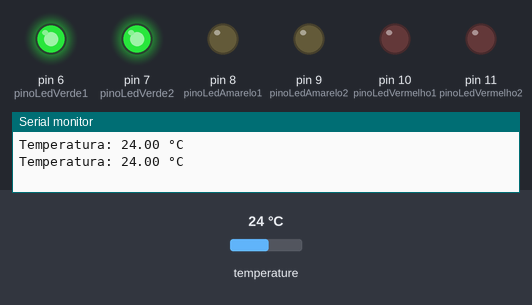
The sketch below on a simulated Arduino Uno, built with avr-gcc and run on an emulated ATmega328P. Parts: output pins drawn as LEDs (lit = HIGH), the last lines printed to the serial monitor. Inputs (shaded band) come from the test bench; at power-on: temperature 24 °C.

Above: at 5.3 s.
5.4 s: temperature set to 26 °C
At 9.2 s:
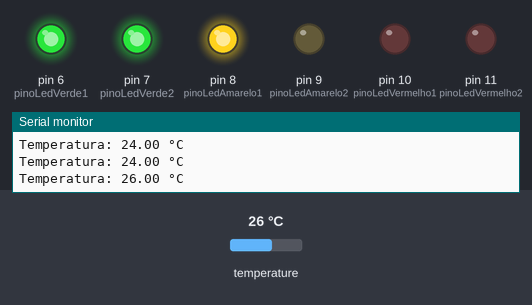
9.6 s: temperature set to 29 °C
At 11.8 s:
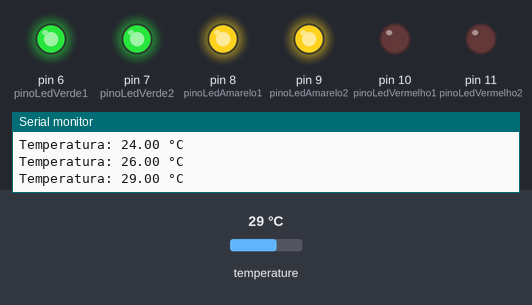
13.7 s: temperature set to 19 °C
At 17.8 s:
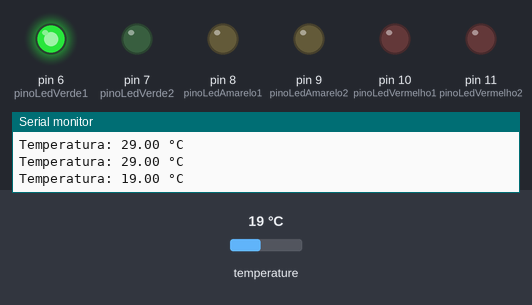
18.9 s: temperature set to 22 °C
At 20.9 s:
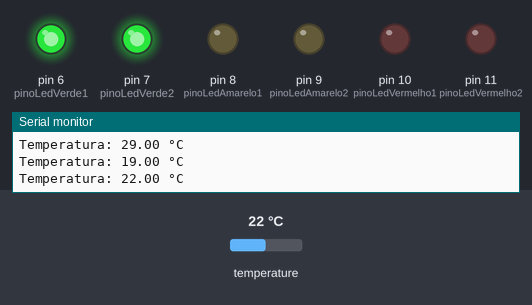
23.0 s: temperature set to 41 °C
At 27.8 s:
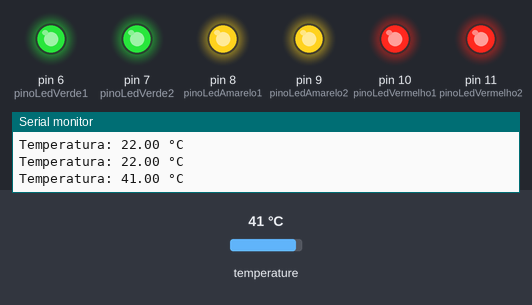
28.5 s: temperature set to 12 °C
At 29.1 s:
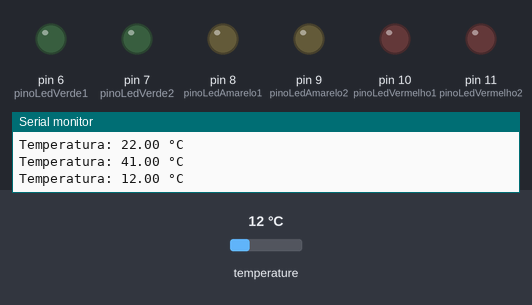
Timing chart, 0 to 31.5 s (numbered marks = the images above; inputs shaded):
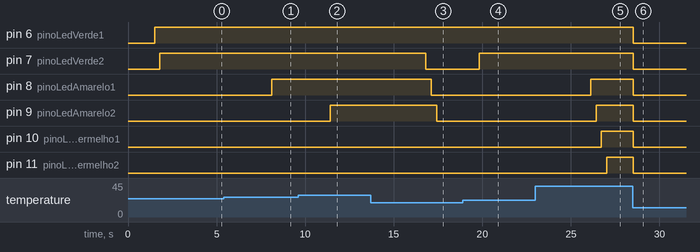

Measured:
- the behaviour switches between 24 and 25 °C on temperature (found by bisection; images 0 and 1)
- the behaviour switches between 27 and 28 °C on temperature (found by bisection; images 1 and 2)
- the behaviour switches between 20 and 21 °C on temperature (found by bisection; images 3 and 4)
- after the input at 5.4 s, pin 8 (pinoLedAmarelo1): LOW → HIGH after 2.7 s
- after the input at 9.6 s, pin 9 (pinoLedAmarelo2): LOW → HIGH after 1.8 s
- after the input at 13.7 s, pin 7 (pinoLedVerde2): HIGH → LOW after 3.1 s; pin 8 (pinoLedAmarelo1): HIGH → LOW after 3.4 s; pin 9 (pinoLedAmarelo2): HIGH → LOW after 3.7 s
- after the input at 18.9 s, pin 7 (pinoLedVerde2): LOW → HIGH after 0.92 s
- after the input at 23.0 s, pin 8 (pinoLedAmarelo1): LOW → HIGH after 3.1 s; pin 9 (pinoLedAmarelo2): LOW → HIGH after 3.4 s; pin 10 (pinoLedVermelho1): LOW → HIGH after 3.7 s; pin 11 (pinoLedVermelho2): LOW → HIGH after 4.0 s
- after the input at 28.5 s, pin 6 (pinoLedVerde1), pin 7 (pinoLedVerde2), pin 8 (pinoLedAmarelo1), pin 9 (pinoLedAmarelo2), pin 10 (pinoLedVermelho1), pin 11 (pinoLedVermelho2): HIGH → LOW at once

The sketch:

C_digo.ino
```cpp
//---------------- Inclui as bibliotecas necessárias ----------------

#include <Adafruit_Sensor.h>
#include <DHT.h>
#include <DHT_U.h>

//---------------- Define tipo do sensor e pino de dados ----------------

#define DHTTYPE DHT11
int pinoDHT = 2;

//---------------- Define os pinos dos LEDs ----------------

int pinoLedVerde1 = 6;
int pinoLedVerde2 = 7;
int pinoLedAmarelo1 = 8;
int pinoLedAmarelo2 = 9;
int pinoLedVermelho1 = 10;
int pinoLedVermelho2 = 11;

//---------------- Instancia o sensor DHT ----------------

DHT_Unified dht(pinoDHT, DHTTYPE);

//---------------- Função para apagar todos os LEDs ----------------

void apagaTodosLEDs() {
  digitalWrite(pinoLedVerde1, LOW);
  digitalWrite(pinoLedVerde2, LOW);
  digitalWrite(pinoLedAmarelo1, LOW);
  digitalWrite(pinoLedAmarelo2, LOW);
  digitalWrite(pinoLedVermelho1, LOW);
  digitalWrite(pinoLedVermelho2, LOW);
}

//---------------- Função para acender os LEDs em etapas ----------------

void acendeLEDsPorEstagio(bool v1, bool v2, bool a1, bool a2, bool vm1, bool vm2) {
  digitalWrite(pinoLedVerde1, v1);
  delay(300);
  digitalWrite(pinoLedVerde2, v2);
  delay(300);
  digitalWrite(pinoLedAmarelo1, a1);
  delay(300);
  digitalWrite(pinoLedAmarelo2, a2);
  delay(300);
  digitalWrite(pinoLedVermelho1, vm1);
  delay(300);
  digitalWrite(pinoLedVermelho2, vm2);
}

//---------------- Setup do sistema ----------------

void setup() {
  Serial.begin(9600);
  dht.begin();

  pinMode(pinoLedVerde1, OUTPUT);
  pinMode(pinoLedVerde2, OUTPUT);
  pinMode(pinoLedAmarelo1, OUTPUT);
  pinMode(pinoLedAmarelo2, OUTPUT);
  pinMode(pinoLedVermelho1, OUTPUT);
  pinMode(pinoLedVermelho2, OUTPUT);

  apagaTodosLEDs();
}

//---------------- Loop principal ----------------

void loop() {
  delay(1500);

  sensors_event_t event;
  dht.temperature().getEvent(&event);

  if (isnan(event.temperature)) {
    Serial.println(F("Erro lendo a temperatura"));
    return;
  }

  float temp = event.temperature;

  Serial.print("Temperatura: ");
  Serial.print(temp);
  Serial.println(" °C");

  //---------------- Faixas de temperatura ajustadas ----------------

  if (temp <= 15) {
    apagaTodosLEDs();  // Muito frio: tudo desligado

  } else if (temp <= 20) {
    acendeLEDsPorEstagio(HIGH, LOW, LOW, LOW, LOW, LOW);  // Verde 1

  } else if (temp <= 24) {
    acendeLEDsPorEstagio(HIGH, HIGH, LOW, LOW, LOW, LOW); // Verde 1 e 2

  } else if (temp <= 27) {
    acendeLEDsPorEstagio(HIGH, HIGH, HIGH, LOW, LOW, LOW); // + Amarelo 1

  } else if (temp <= 30) {
    acendeLEDsPorEstagio(HIGH, HIGH, HIGH, HIGH, LOW, LOW); // + Amarelo 2

  } else if (temp <= 33) {
    acendeLEDsPorEstagio(HIGH, HIGH, HIGH, HIGH, HIGH, LOW); // + Vermelho 1

  } else {
    acendeLEDsPorEstagio(HIGH, HIGH, HIGH, HIGH, HIGH, HIGH); // Muito quente: tudo aceso
  }
}
```
